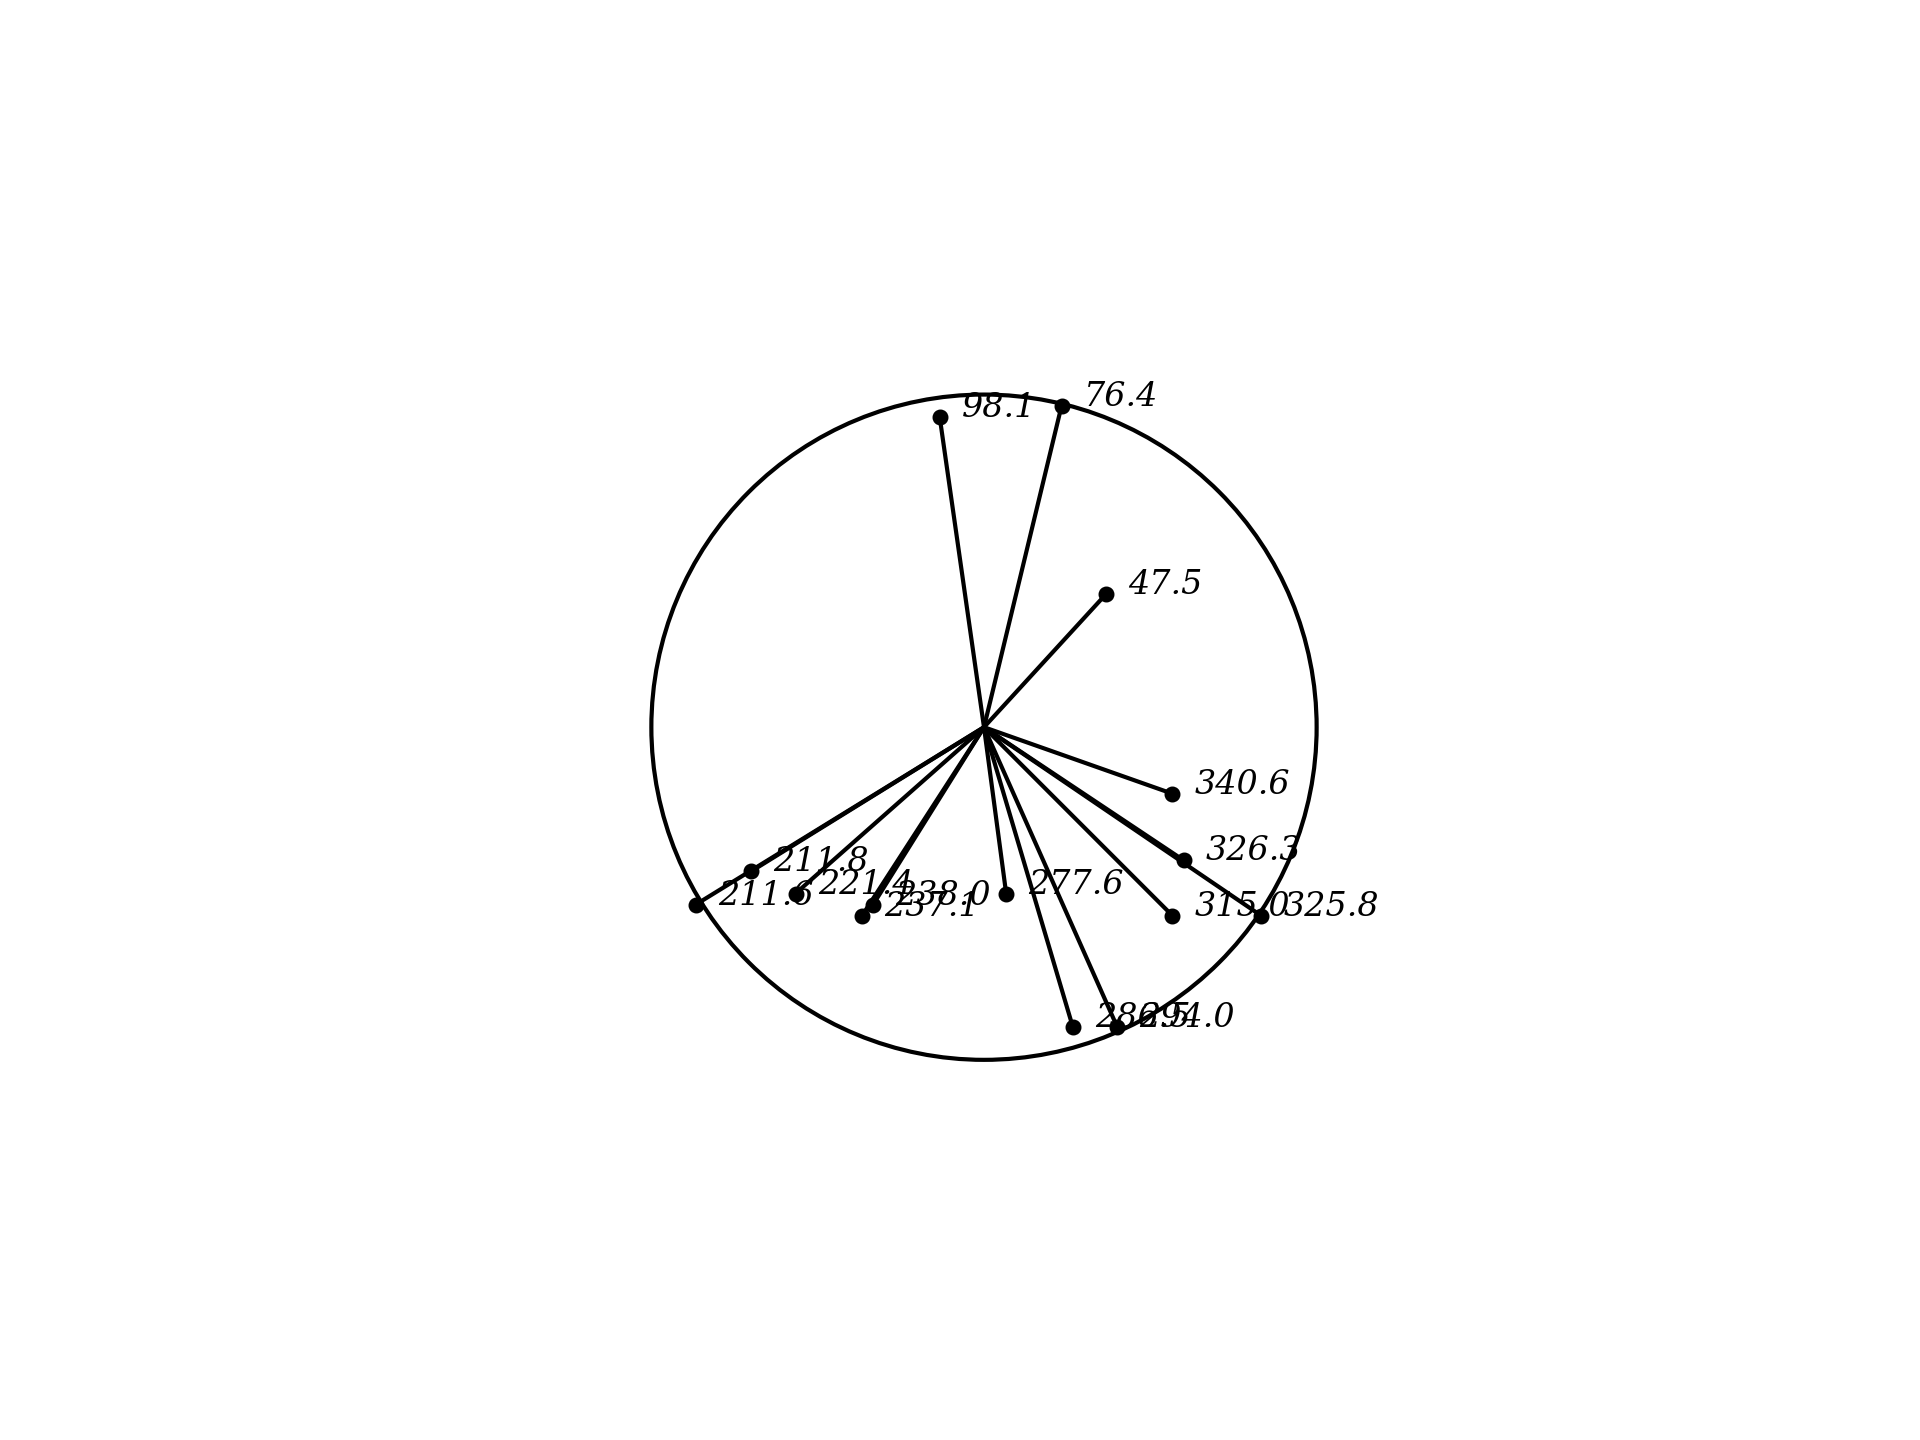

Here is the Python script that generated this plot:
import sys,math
import matplotlib.pyplot as plt
import numpy as np

import geometry as geo

fig, ax = geo.init()
ax.set(xlim=(0,100), ylim=(0,100))


Q = geo.Point(50,50)
r = 30

c1 = plt.Circle(
    (Q.x,Q.y),r,fc='none',ec='k')
ax.add_patch(c1)

'''

# first idea
# given a line
# find points on the circle whose radii pass through it

# start with a point and a line hoz through it
A = geo.Point(75,40)
B = geo.Point(A.x+10,A.y)

geo.scatter_points(ax,[A,Q])

# find points at an angle to the hoz
C,D = geo.get_points_at_angle_to_line(45,[A,B])

# find two points on the circle
S,T = geo.get_intersection_line_segment_circle(
    [A,C],[Q,r])

geo.draw_line_segments(ax,[[S,T]],ec='b')

X = []
R = np.arange(0,1,0.1)
# lose the first point, it's on the circle
R = R[1:]

for f in R:
    P = geo.get_point_by_fractional_length([S,T],f)
    X.append(P)

Y = []
for P in X:
    U,V = geo.get_intersection_line_segment_circle(
        [Q,P],[Q,r])
    if geo.get_length([Q,U]) > r:
        U,V = V,U
    Y.append(U)

geo.scatter_points(ax,X,c='b')
geo.scatter_points(ax,Y)

'''

# next idea
# given a circle Q,r find points evenly spaced
# construct a dict to hold values, keyed by theta

# step size for angles
def get_edge_points_for_circle(Q,r,step=0.1):
    # we choose a dict b/c we may e.g. theta = 135.2
    D = dict()    
    # can try increasing the delta, start with 1
    for theta in np.arange(0.,360.0+step,step):
        x = math.cos(math.radians(theta)) * r
        y = math.sin(math.radians(theta)) * r
        D[theta] = geo.Point(Q.x+x,Q.y+y)
    return D

D = get_edge_points_for_circle(Q,r)

'''
for theta in np.arange(0,271,15):
    A = D[theta]
    B = D[theta+2]
    
    geo.fill_polygon(ax,[A,B,Q],fc='m',alpha=1.0)
'''

# given point on the circle
def get_closest_angle_in_dict(A):
    # first find the angle the ray QA makes w/x-axis
    hoz = geo.Point(Q.x+10,Q.y)    
    phi = geo.get_angle(A,[Q,hoz])
    
    # find the closest key in the dict
    # do we have to search from the beginning?

    angleL = sorted(D.keys())
    for i,angle in enumerate(angleL):
        # first angle is zero, so first test will not fail
        if phi - angle < 0:
            next = angle
            break
            
    # i is index of first angle in dict > phi
    # that could be good enough, or test for diff?
    prev = angleL[i-1]
    if abs(phi-prev) < abs(next-phi):
        phi = prev
    else:
        phi = next
    return phi

def get_points_on_circle_between_AB(pL):
    A,B = pL
    U = get_closest_angle_in_dict(A)
    V = get_closest_angle_in_dict(B)
    if U > V:
        U,V = V,U
    
    arc1 = []
    arc2 = []
    for angle in D.keys():
        if angle < V and angle > U:
            arc1.append(angle)
        else:
            arc2.append(angle)
        
    return arc1, arc2
        
'''      
minor, major = get_points_on_circle_between_AB(
         [geo.Point(60,70), geo.Point(70,70)])
         
if len(minor) > len(major):
    minor,major = major,minor

'''

step=0.1

def get_circle_points(Q,r,step=step):
    Y = []
    rsq = r**2
    X = np.arange(Q.x-r,Q.x+r+step,step)
    for x in X:
        xsq = (x-Q.x)**2
        # delta can be slightly < 0 for x ≈ r
        delta = abs(rsq-xsq)
        y = math.sqrt(abs(delta))
        x,y = round(x,3), round(y,3)
        print(x,xsq,rsq,delta,y)
        Y.append(geo.Point(x,y))
    return X,Y

X,Y = get_circle_points(Q,r,step)

'''

def find_points_between_AB_on circle(A,B,X,Y):
    if A > B:
        A,B = B,A
    start = 0
    while 
        
    

goal is to be able to find points on a circle between 
two given points
so as to fill in a polygon ≈ circle

I have fooled around with pre-computing all points, but ...
'''

# suppose we have a point somewhere, not = Q
# compute the angle with Q

# we have to take account of quadrant
# and the fact that we are counting theta ccw from pos x

def get_angle_on_circle_for_point(Q,A):
    dx,dy = geo.get_deltas([Q,A]) 
    if abs(dx) < 0.1:
        if dy > 0: 
            return 90
        return 270    
    theta = math.degrees(math.atan(dy/dx))
    if dx < 0 and dy > 0:
        theta += 180
    elif dx < 0 and dy < 0:
        theta += 180
    elif dx > 0 and dy < 0:
        theta += 360
    return round(theta,1)
    
# A does not have to be inside the circle

def test():
    for i in range(15):
        x = np.random.randint(20,80)
        y = np.random.randint(20,80)
        A = geo.Point(x,y)
        theta = get_angle_on_circle_for_point(Q,A)
        geo.scatter_points(ax,[A])
        geo.write_one_label(
            A,str(theta),dx=2,dy=0,SZ=8)
        geo.draw_line_segment(ax,[Q,A])
        
test()






'''

def get_points_on_circle(Q,r,step=1):
    aL = np.arange(0.,360.+step,step)
    rL = []
    for theta in aL:
        x = math.cos(math.radians(theta)) * r + Q.x
        y = math.sin(math.radians(theta)) * r + Q.y
        rL.append((theta,geo.Point(x,y)))
    return rL

#-------------------------------------

def get_arcs(Q,A,B,cL):
    hoz = geo.Point(Q.x+r,Q.y)    
    theta = geo.get_angle(A,[Q,hoz])
    phi = geo.get_angle(B,[Q,hoz])

    arc1 = []
    arc2 = []
    for angle,P in cL:
        if theta <= angle <= phi:
            arc1.append(P)
        else:
            arc2.append(P)
    if len(arc1) <= len(arc2):
        return arc1,arc2
    return arc2,arc1

cL = get_points_on_circle(Q,r)
A = geo.Point(80,50)
B = geo.Point(50,80)
minor,major = get_arcs(Q,A,B,cL)
print(minor)


def get_projection_on_circle(Q,r,A):
    hoz = geo.Point(Q.x+r,Q.y)    
    theta = geo.get_angle(A,[Q,hoz])
    phi = geo.get_angle(B,[Q,hoz])
    aL,_ = get_angles_for_sector(Q,r,theta,phi)

def get_angles_in_sector(Q,r,theta,phi):
    # adjust for step size
    if theta > phi:
        theta,phi = phi,theta
    arc1 = []
    arc2 = []
    for angle in D.keys():
        if theta <= angle <= phi:
            arc1.append(angle)
        else:
            arc2.append(angle)
    # return minor arc first
    if len(arc1) < len(arc2):
        return arc1,arc2
    return arc2,arc1

def get_points_on_circle_for_endpoints(Q,r,A,B):
    hoz = geo.Point(Q.x+r,Q.y)    
    theta = geo.get_angle(A,[Q,hoz])
    phi = geo.get_angle(B,[Q,hoz])
    aL,_ = get_angles_for_sector(Q,r,theta,phi)
    rL = [D[k] for k in aL]
    return rL

x1 = 10
x2 = 20
A = geo.Point(Q.x + x1, math.sqrt(r**2 - x1**2) + Q.y)
B = geo.Point(Q.x + x2, math.sqrt(r**2 - x2**2) + Q.y)
rL = get_points_on_circle_for_endpoints(Q,r,A,B)
'''








plt.gca().set_axis_off()
ofn = '/Users/telliott/Desktop/pizza1.png'
plt.savefig(ofn, dpi=300)


